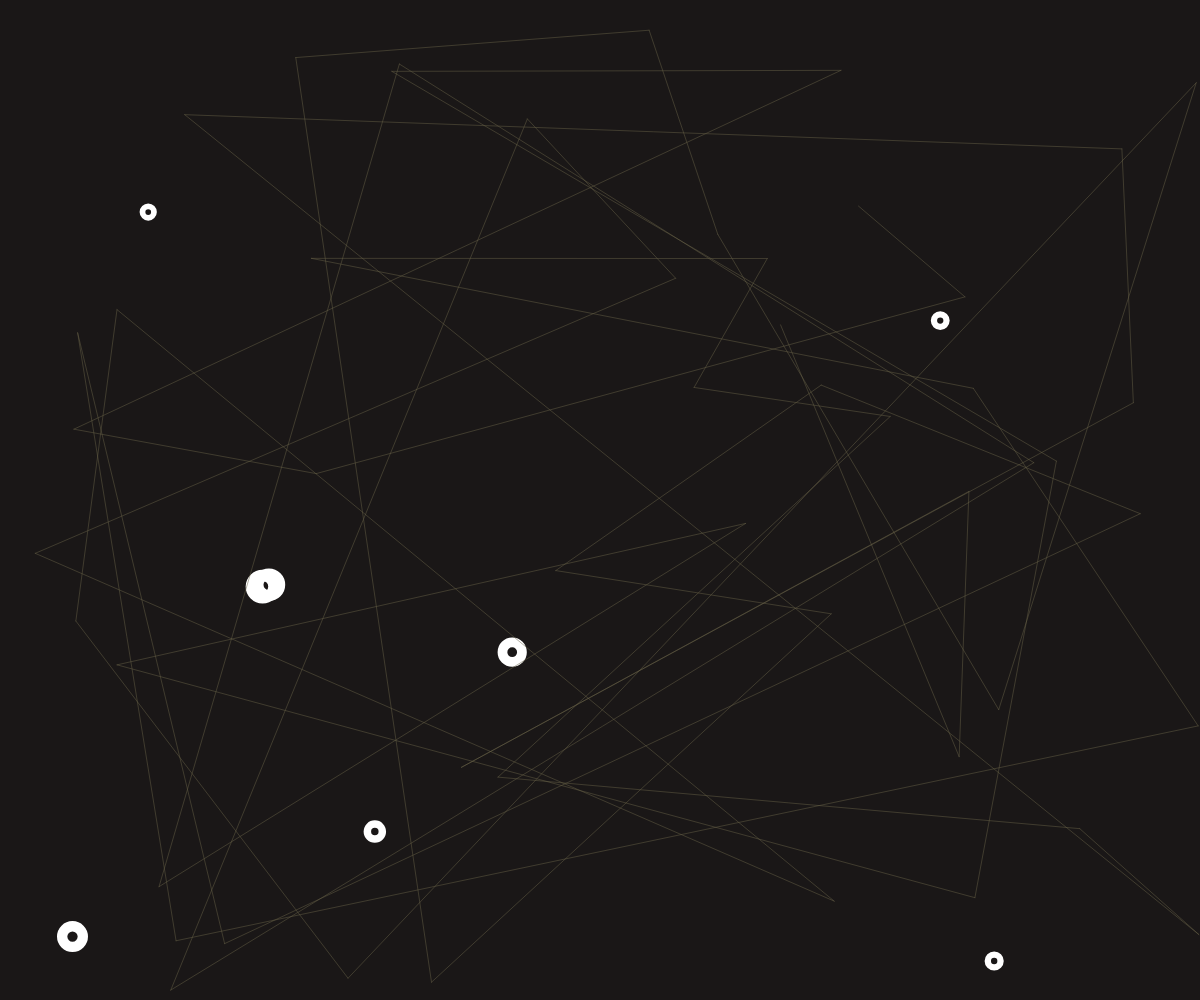
Frame 1 (no input)
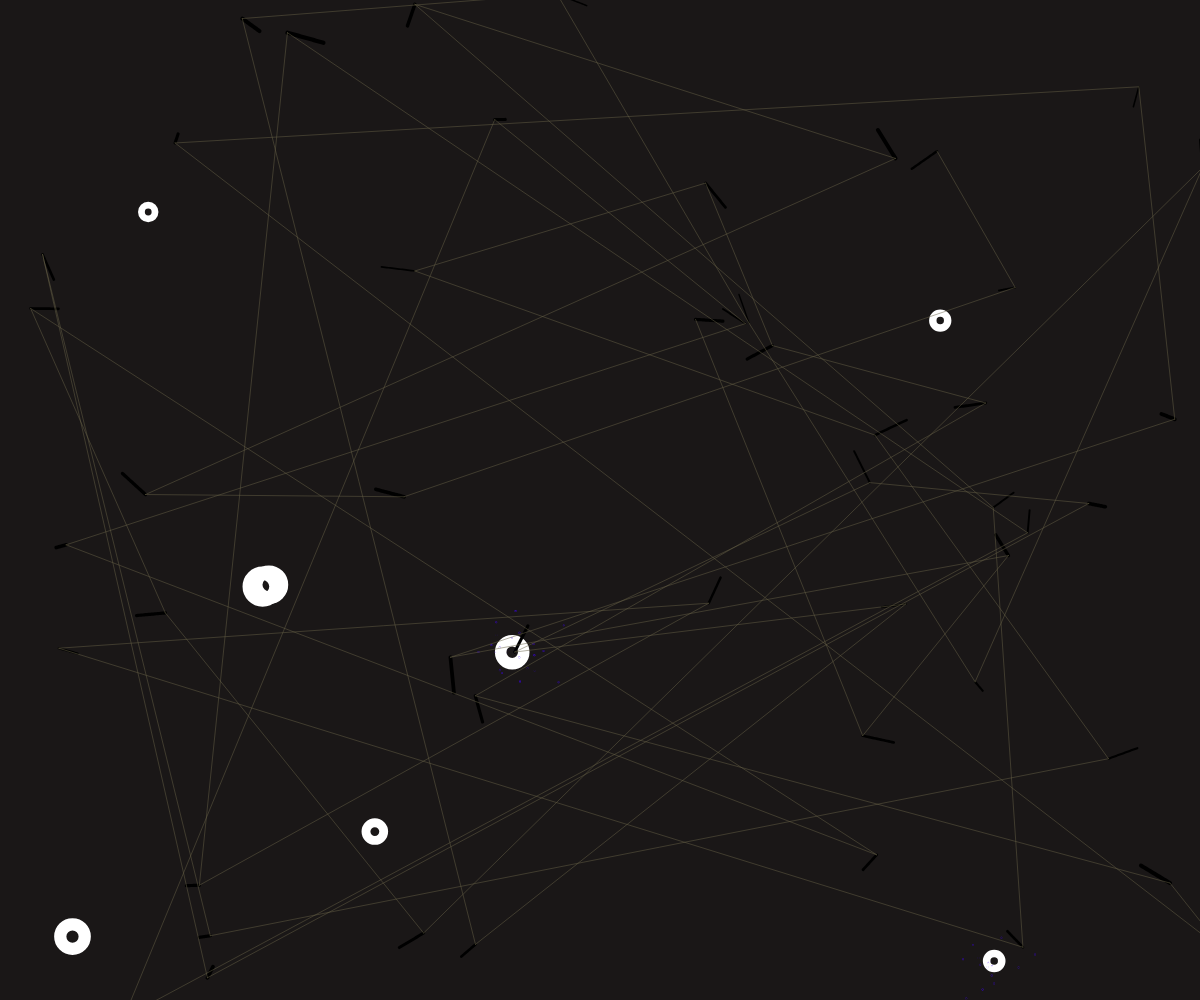
Frame 60 (no input)
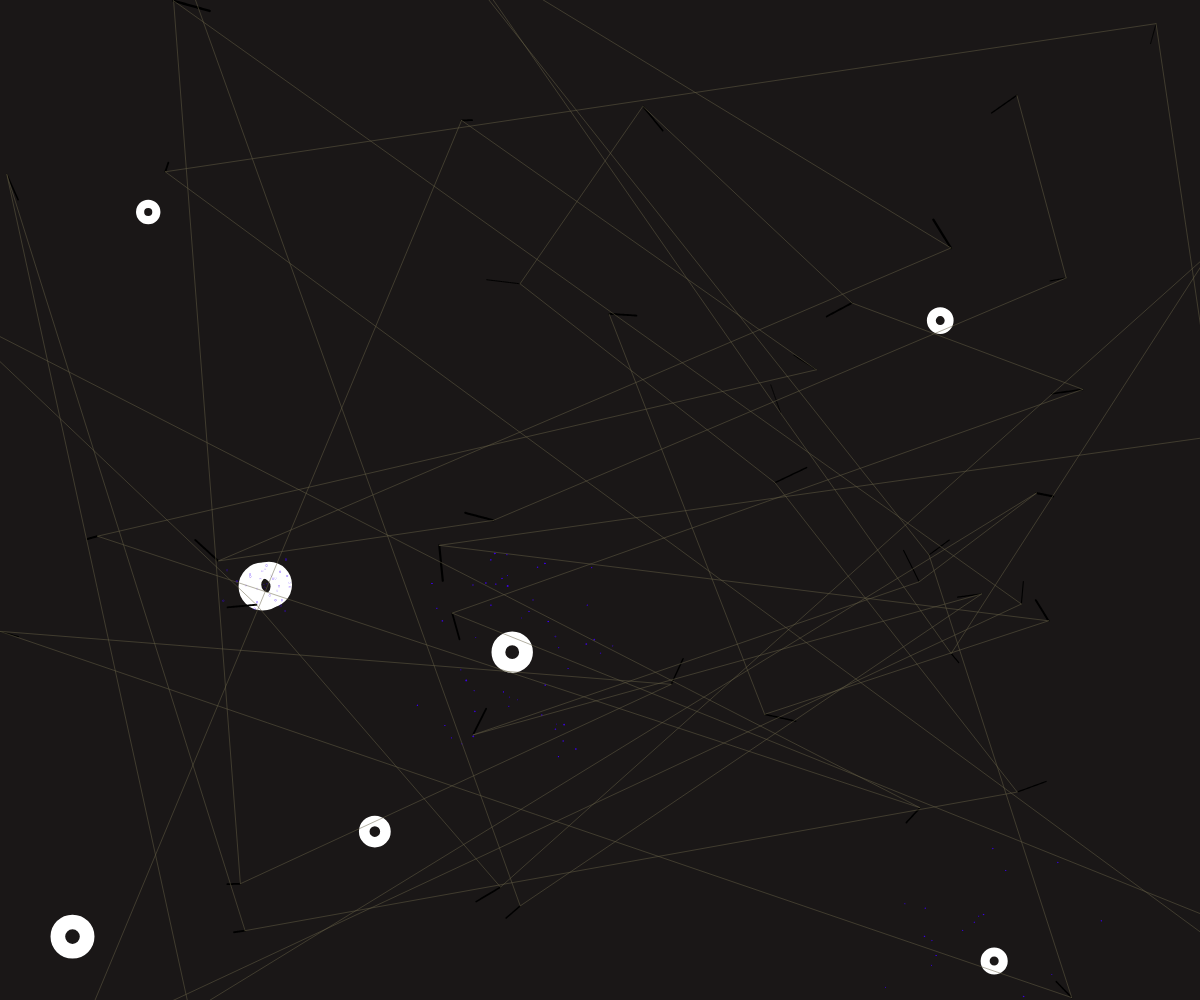
Frame 120 (the mouse pressed at the canvas centre since frame 60)

The p5.js sketch that drew these frames (run headless with seeded random() and noise() and a simulated clock; from frame 60 on, the mouse is pressed at the canvas centre):

// p5.js sketch
// ── sketch.js
let streams = [];
let junctions = [];
let secondaryStreams = [];

class Stream {
  constructor(x, y) {
    this.pos = createVector(x, y);
    this.vel = p5.Vector.random2D().mult(random(0.5, 2));
    this.size = random(2, 6);
    this.color = color(100, 200, 255, 150);
    this.life = 1;
    this.segments = [];
    this.maxSegments = 20;
  }

  update() {
    this.pos.add(this.vel);
    this.life -= 0.005;

    // Add current position to segments
    this.segments.push(this.pos.copy());
    if (this.segments.length > this.maxSegments) {
      this.segments.shift();
    }
  }

  display() {
    noFill();
    stroke(this.color);
    strokeWeight(this.size * this.life);
    beginShape();
    for (let i = 0; i < this.segments.length; i++) {
      let alpha = map(i, 0, this.segments.length, 0, 1) * this.life;
      stroke(red(this.color), green(this.color), blue(this.color), alpha * 255);
      vertex(this.segments[i].x, this.segments[i].y);
    }
    endShape();
  }

  isDead() {
    return this.life <= 0;
  }
}

class Junction {
  constructor(x, y) {
    this.pos = createVector(x, y);
    this.radius = random(10, 25);
    this.pulse = 0;
    this.pulseDirection = 1;
  }

  update() {
    this.pulse += 0.03 * this.pulseDirection;
    if (this.pulse > 1) {
      this.pulse = 1;
      this.pulseDirection = -1;
    } else if (this.pulse < 0) {
      this.pulse = 0;
      this.pulseDirection = 1;
    }
  }

  display() {
    noFill();
    stroke(255, 200);
    strokeWeight(this.radius * (0.5 + this.pulse * 0.5));
    ellipse(this.pos.x, this.pos.y, this.radius * 2 * (0.5 + this.pulse * 0.5));
  }
}

class SecondaryStream {
  constructor(x, y) {
    this.pos = createVector(x, y);
    this.angle = random(TWO_PI);
    this.speed = random(1, 3);
    this.growth = random(0.01, 0.03);
    this.size = 0;
    this.color = color(255, 100, 100, 180);
    this.life = 1;
  }

  update() {
    this.angle += 0.05;
    this.size += this.growth;
    this.pos.x += cos(this.angle) * this.speed;
    this.pos.y += sin(this.angle) * this.speed;
    this.life -= 0.01;
  }

  display() {
    noFill();
    stroke(this.color);
    strokeWeight(2 * this.life);
    ellipse(this.pos.x, this.pos.y, this.size * this.life);
  }

  isDead() {
    return this.life <= 0 || this.size > 200;
  }
}

function setup() {
  createCanvas(windowWidth, windowHeight);
  colorMode(HSB, 360, 100, 100, 1);

  // Create main network
  for (let i = 0; i < 50; i++) {
    let x = random(width);
    let y = random(height);
    streams.push(new Stream(x, y));
  }

  // Create junctions
  for (let i = 0; i < 8; i++) {
    let x = random(width);
    let y = random(height);
    junctions.push(new Junction(x, y));
  }
}

function draw() {
  background(10, 10, 10);

  // Update and display junctions
  for (let j of junctions) {
    j.update();
    j.display();
  }

  // Update and display streams
  for (let i = streams.length - 1; i >= 0; i--) {
    let s = streams[i];
    s.update();
    s.display();

    if (s.isDead()) {
      streams.splice(i, 1);
      // Create new stream at random location
      streams.push(new Stream(random(width), random(height)));
    }
  }

  // Check for junction collisions and spawn secondary streams
  for (let i = streams.length - 1; i >= 0; i--) {
    let s = streams[i];
    for (let j of junctions) {
      let d = dist(s.pos.x, s.pos.y, j.pos.x, j.pos.y);
      if (d < j.radius + 20) {
        secondaryStreams.push(new SecondaryStream(j.pos.x, j.pos.y));
      }
    }
  }

  // Update and display secondary streams
  for (let i = secondaryStreams.length - 1; i >= 0; i--) {
    let ss = secondaryStreams[i];
    ss.update();
    ss.display();

    if (ss.isDead()) {
      secondaryStreams.splice(i, 1);
    }
  }

  // Draw network connections between streams
  stroke(50, 30, 40, 100);
  strokeWeight(0.5);
  noFill();
  for (let i = 0; i < streams.length - 1; i++) {
    let s1 = streams[i];
    let s2 = streams[i + 1];
    if (s1 && s2) {
      line(s1.pos.x, s1.pos.y, s2.pos.x, s2.pos.y);
    }
  }
}

function windowResized() {
  resizeCanvas(windowWidth, windowHeight);
}
